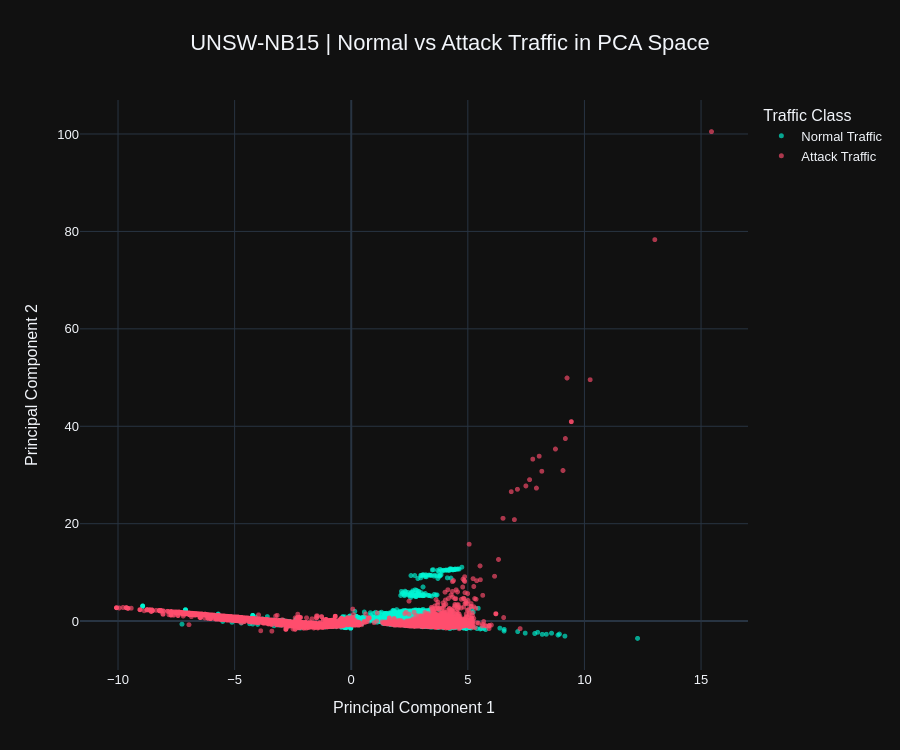

Here is the notebook cell this chart was saved with:
### Code cell
import pandas as pd
import numpy as np
import plotly.express as px

from sklearn.preprocessing import StandardScaler
from sklearn.decomposition import PCA

# Select numerical features
numeric_data = train_df.select_dtypes(include=["int64", "float64"]).copy()

# Remove ID and target-related columns
numeric_data = numeric_data.drop(
    columns=["id", "label"],
    errors="ignore"
)

# Handle infinite values
numeric_data = numeric_data.replace(
    [np.inf, -np.inf],
    np.nan
)

numeric_data = numeric_data.fillna(numeric_data.median())

# Sample records for faster visualization
sample_size = min(15000, len(train_df))

sample_indices = train_df.sample(
    n=sample_size,
    random_state=42
).index

X_sample = numeric_data.loc[sample_indices]
y_sample = train_df.loc[sample_indices, "label"]

# Standardize features
scaler = StandardScaler()
X_scaled = scaler.fit_transform(X_sample)

# Apply PCA
pca = PCA(n_components=2)
pca_result = pca.fit_transform(X_scaled)

pca_df = pd.DataFrame({
    "PCA Component 1": pca_result[:, 0],
    "PCA Component 2": pca_result[:, 1],
    "Traffic Type": y_sample.map({
        0: "Normal Traffic",
        1: "Attack Traffic"
    }).values
})

# Interactive scatter visualization
fig = px.scatter(
    pca_df,
    x="PCA Component 1",
    y="PCA Component 2",
    color="Traffic Type",
    color_discrete_map={
        "Normal Traffic": "#00F5D4",
        "Attack Traffic": "#FF4D6D"
    },
    opacity=0.65,
    title="UNSW-NB15 | PCA Visualization of Network Traffic",
    template="plotly_dark",
    render_mode="webgl"
)

fig.update_traces(
    marker=dict(size=5),
    hovertemplate=(
        "<b>%{fullData.name}</b><br>"
        "PCA 1: %{x:.3f}<br>"
        "PCA 2: %{y:.3f}<extra></extra>"
    )
)

fig.update_layout(
    title=dict(
        text="UNSW-NB15 | Normal vs Attack Traffic in PCA Space",
        x=0.5,
        font=dict(size=22)
    ),
    font=dict(family="Arial", size=13),
    legend_title="Traffic Class",
    xaxis_title="Principal Component 1",
    yaxis_title="Principal Component 2",
    height=750
)

fig.show()

fig.write_html("EDA_PCA_Traffic_Visualization.html")

### Figure 1 — Plotly figure (JSON) as saved in the notebook; plotly's stock layout.template omitted (floating-point values rounded to 4 significant figures; data arrays with more than 128 entries replaced by an {"elided": "..."} marker saying what was removed)
{"data": [{"hovertemplate": "<b>%{fullData.name}</b><br>PCA 1: %{x:.3f}<br>PCA 2: %{y:.3f}<extra></extra>", "legendgroup": "Normal Traffic", "marker": {"color": "#00F5D4", "opacity": 0.65, "size": 5, "symbol": "circle"}, "mode": "markers", "name": "Normal Traffic", "showlegend": true, "type": "scattergl", "x": {"elided": "4780 float values"}, "xaxis": "x", "y": {"elided": "4780 float values"}, "yaxis": "y"}, {"hovertemplate": "<b>%{fullData.name}</b><br>PCA 1: %{x:.3f}<br>PCA 2: %{y:.3f}<extra></extra>", "legendgroup": "Attack Traffic", "marker": {"color": "#FF4D6D", "opacity": 0.65, "size": 5, "symbol": "circle"}, "mode": "markers", "name": "Attack Traffic", "showlegend": true, "type": "scattergl", "x": {"elided": "10220 float values"}, "xaxis": "x", "y": {"elided": "10220 float values"}, "yaxis": "y"}], "layout": {"font": {"family": "Arial", "size": 13}, "height": 750, "legend": {"title": {"text": "Traffic Class"}, "tracegroupgap": 0}, "title": {"font": {"size": 22}, "text": "UNSW-NB15 | Normal vs Attack Traffic in PCA Space", "x": 0.5}, "xaxis": {"anchor": "y", "domain": [0, 1], "title": {"text": "Principal Component 1"}}, "yaxis": {"anchor": "x", "domain": [0, 1], "title": {"text": "Principal Component 2"}}}}
